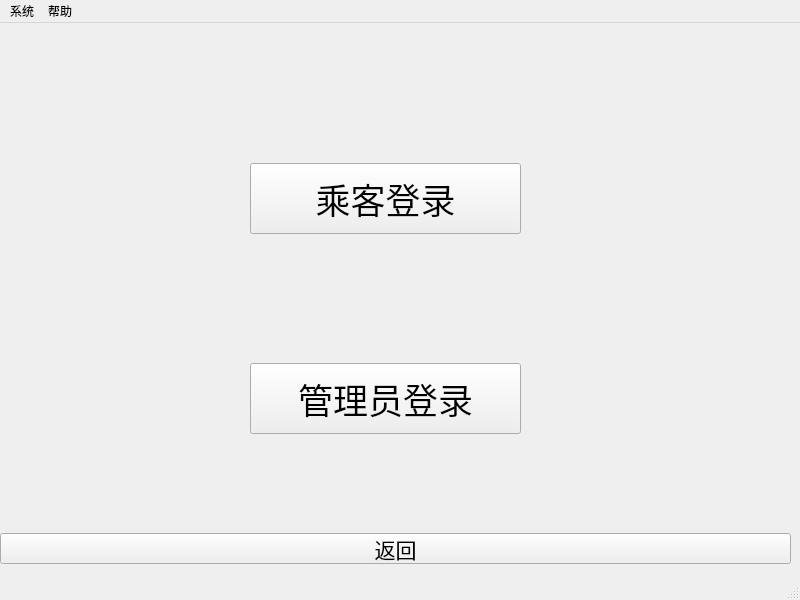
<?xml version="1.0" encoding="UTF-8"?>
<ui version="4.0">
 <class>sign</class>
 <widget class="QMainWindow" name="sign">
  <property name="geometry">
   <rect>
    <x>0</x>
    <y>0</y>
    <width>800</width>
    <height>600</height>
   </rect>
  </property>
  <property name="windowTitle">
   <string>飞机票管理系统</string>
  </property>
  <widget class="QWidget" name="centralwidget">
   <widget class="QPushButton" name="paEnter">
    <property name="geometry">
     <rect>
      <x>250</x>
      <y>140</y>
      <width>271</width>
      <height>71</height>
     </rect>
    </property>
    <property name="font">
     <font>
      <family>方正字迹-兰梓蓑笠翁体 简</family>
      <pointsize>26</pointsize>
     </font>
    </property>
    <property name="text">
     <string>乘客登录</string>
    </property>
   </widget>
   <widget class="QPushButton" name="adEnter">
    <property name="geometry">
     <rect>
      <x>250</x>
      <y>340</y>
      <width>271</width>
      <height>71</height>
     </rect>
    </property>
    <property name="font">
     <font>
      <family>方正字迹-兰梓蓑笠翁体 简</family>
      <pointsize>26</pointsize>
     </font>
    </property>
    <property name="text">
     <string>管理员登录</string>
    </property>
   </widget>
   <widget class="QPushButton" name="backMain">
    <property name="geometry">
     <rect>
      <x>0</x>
      <y>510</y>
      <width>791</width>
      <height>31</height>
     </rect>
    </property>
    <property name="font">
     <font>
      <family>方正字迹-兰梓蓑笠翁体 简</family>
      <pointsize>16</pointsize>
     </font>
    </property>
    <property name="text">
     <string>返回</string>
    </property>
   </widget>
  </widget>
  <widget class="QMenuBar" name="menubar">
   <property name="geometry">
    <rect>
     <x>0</x>
     <y>0</y>
     <width>800</width>
     <height>26</height>
    </rect>
   </property>
   <widget class="QMenu" name="menu">
    <property name="title">
     <string>系统</string>
    </property>
   </widget>
   <widget class="QMenu" name="menu_2">
    <property name="title">
     <string>帮助</string>
    </property>
   </widget>
   <addaction name="menu"/>
   <addaction name="menu_2"/>
  </widget>
  <widget class="QStatusBar" name="statusbar"/>
 </widget>
 <resources/>
 <connections/>
</ui>
